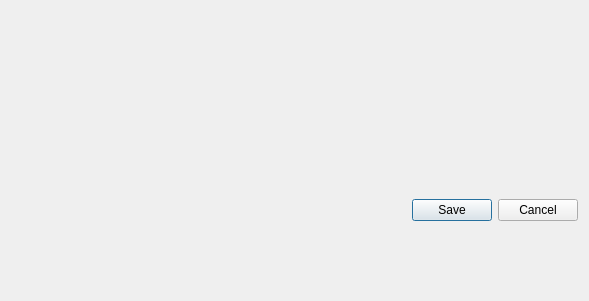
<?xml version="1.0" encoding="UTF-8"?>
<ui version="4.0">
 <class>QuickAdd</class>
 <widget class="QDialog" name="QuickAdd">
  <property name="windowModality">
   <enum>Qt::WindowModality::NonModal</enum>
  </property>
  <property name="geometry">
   <rect>
    <x>0</x>
    <y>0</y>
    <width>589</width>
    <height>301</height>
   </rect>
  </property>
  <property name="sizePolicy">
   <sizepolicy hsizetype="Minimum" vsizetype="Fixed">
    <horstretch>0</horstretch>
    <verstretch>0</verstretch>
   </sizepolicy>
  </property>
  <property name="contextMenuPolicy">
   <enum>Qt::ContextMenuPolicy::DefaultContextMenu</enum>
  </property>
  <property name="windowTitle">
   <string>ToooDo - Add Task</string>
  </property>
  <property name="windowIcon">
   <iconset>
    <normaloff>../../icons/korg-todo.png</normaloff>../../icons/korg-todo.png</iconset>
  </property>
  <property name="sizeGripEnabled">
   <bool>false</bool>
  </property>
  <layout class="QVBoxLayout" name="verticalLayout">
   <item>
    <layout class="QVBoxLayout" name="newTaskBox"/>
   </item>
   <item>
    <widget class="KMessageWidget" name="kmessagewidget">
     <property name="minimumSize">
      <size>
       <width>0</width>
       <height>44</height>
      </size>
     </property>
     <property name="maximumSize">
      <size>
       <width>16777215</width>
       <height>44</height>
      </size>
     </property>
     <property name="frameShape">
      <enum>QFrame::Shape::NoFrame</enum>
     </property>
     <property name="closeButtonVisible">
      <bool>true</bool>
     </property>
     <property name="messageType">
      <enum>KMessageWidget::MessageType::Information</enum>
     </property>
     <property name="position">
      <enum>KMessageWidget::Position::Inline</enum>
     </property>
    </widget>
   </item>
   <item>
    <widget class="QDialogButtonBox" name="buttonBox">
     <property name="orientation">
      <enum>Qt::Orientation::Horizontal</enum>
     </property>
     <property name="standardButtons">
      <set>QDialogButtonBox::StandardButton::Cancel|QDialogButtonBox::StandardButton::Save</set>
     </property>
    </widget>
   </item>
  </layout>
 </widget>
 <customwidgets>
  <customwidget>
   <class>KMessageWidget</class>
   <extends>QFrame</extends>
   <header>kmessagewidget.h</header>
  </customwidget>
 </customwidgets>
 <resources/>
 <connections>
  <connection>
   <sender>buttonBox</sender>
   <signal>rejected()</signal>
   <receiver>QuickAdd</receiver>
   <slot>reject()</slot>
   <hints>
    <hint type="sourcelabel">
     <x>316</x>
     <y>260</y>
    </hint>
    <hint type="destinationlabel">
     <x>286</x>
     <y>274</y>
    </hint>
   </hints>
  </connection>
  <connection>
   <sender>buttonBox</sender>
   <signal>accepted()</signal>
   <receiver>QuickAdd</receiver>
   <slot>accept()</slot>
   <hints>
    <hint type="sourcelabel">
     <x>248</x>
     <y>254</y>
    </hint>
    <hint type="destinationlabel">
     <x>157</x>
     <y>274</y>
    </hint>
   </hints>
  </connection>
 </connections>
</ui>
